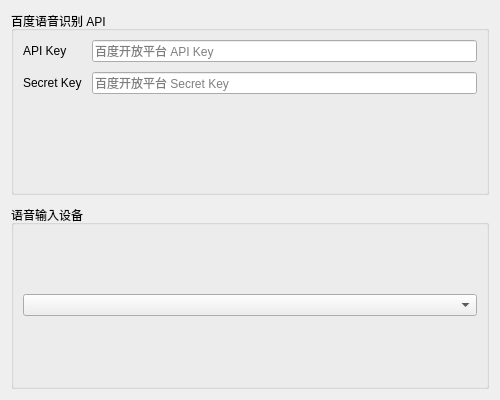
<?xml version="1.0" encoding="UTF-8"?>
<ui version="4.0">
 <class>PageStt</class>
 <widget class="QWidget" name="PageStt">
  <property name="geometry">
   <rect><x>0</x><y>0</y><width>500</width><height>400</height></rect>
  </property>
  <layout class="QVBoxLayout" name="verticalLayout">
   <property name="spacing"><number>10</number></property>

   <item>
    <widget class="QGroupBox" name="grpBaiduApi">
     <property name="title"><string>百度语音识别 API</string></property>
     <layout class="QFormLayout" name="formLayout">
      <property name="spacing"><number>10</number></property>
      <item row="0" column="0">
       <widget class="QLabel" name="labelApiKey">
        <property name="text"><string>API Key</string></property>
       </widget>
      </item>
      <item row="0" column="1">
       <widget class="QLineEdit" name="editApiKey">
        <property name="placeholderText"><string>百度开放平台 API Key</string></property>
        <property name="echoMode"><enum>QLineEdit::Password</enum></property>
       </widget>
      </item>
      <item row="1" column="0">
       <widget class="QLabel" name="labelSecretKey">
        <property name="text"><string>Secret Key</string></property>
       </widget>
      </item>
      <item row="1" column="1">
       <widget class="QLineEdit" name="editSecretKey">
        <property name="placeholderText"><string>百度开放平台 Secret Key</string></property>
        <property name="echoMode"><enum>QLineEdit::Password</enum></property>
       </widget>
      </item>
     </layout>
    </widget>
   </item>

   <item>
    <widget class="QGroupBox" name="grpDevice">
     <property name="title"><string>语音输入设备</string></property>
     <layout class="QVBoxLayout" name="v1">
      <property name="spacing"><number>8</number></property>
      <item>
       <widget class="QComboBox" name="comboDevice">
        <property name="placeholderText"><string>选择麦克风设备</string></property>
       </widget>
      </item>
     </layout>
    </widget>
   </item>

  </layout>
 </widget>
 <resources/>
 <connections/>
</ui>
